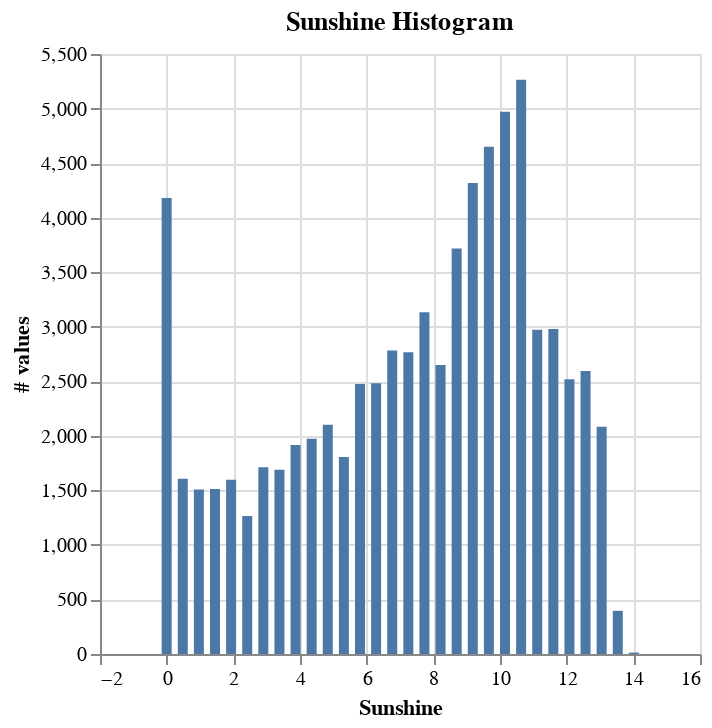

Source (notebook cell):
### Code cell
%chart x=Minvalue, y=CountOfValues, title="Sunshine Histogram", labelx=Sunshine, labely=# values
